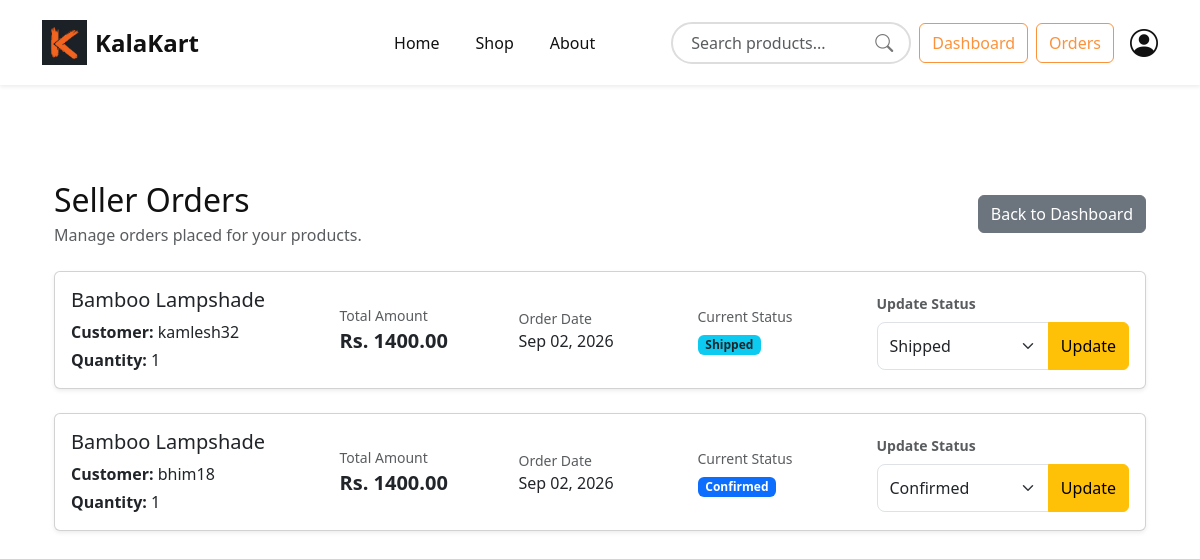
/orders/seller-orders/ (signed in), run on the app's committed database.
### orders/models.py (models this page shows, shortened)
class Order(models.Model):
    STATUS_CHOICES = (
        ("pending", "Pending"),
        ("confirmed", "Confirmed"),
        ("shipped", "Shipped"),
        ("delivered", "Delivered"),
        ("cancelled", "Cancelled"),
    )
    user = models.ForeignKey(
        settings.AUTH_USER_MODEL,
        on_delete=models.CASCADE
    )
    product = models.ForeignKey(
        Product,
        on_delete=models.CASCADE
    )
    quantity = models.PositiveIntegerField(
        default=1
    )
    price = models.DecimalField(
        max_digits=10,
        decimal_places=2
    )
    total_price = models.DecimalField(
        max_digits=10,
        decimal_places=2
    )
    status = models.CharField(
        max_length=20,
        choices=STATUS_CHOICES,
        default="pending"
    )
    created_at = models.DateTimeField(
        auto_now_add=True
    )

### products/models.py (models this page shows, shortened)
class Product(models.Model):
    CATEGORY_CHOICES = (
        ('Painting', 'Painting'),
        ('Handicraft', 'Handicraft'),
        ('Jewelry', 'Jewelry'),
        ('Pottery', 'Pottery'),
        ('Home Decor', 'Home Decor'),
        ('Traditional Wear', 'Traditional Wear'),
    )
    seller = models.ForeignKey(
        CustomUser,
        on_delete=models.CASCADE
    )
    name = models.CharField(max_length=200)
    category = models.CharField(
        max_length=50,
        choices=CATEGORY_CHOICES
    )
    description = models.TextField()
    price = models.DecimalField(
        max_digits=10,
        decimal_places=2
    )
    stock = models.PositiveIntegerField()
    image = models.ImageField(
        upload_to='products/'
    )
    created_at = models.DateTimeField(auto_now_add=True)

### accounts/models.py (models this page shows, shortened)
class CustomUser(AbstractUser):
    USER_TYPE = (
        ('customer', 'Customer'),
        ('seller', 'Seller'),
    )
    user_type = models.CharField(
        max_length=10,
        choices=USER_TYPE,
        default='customer'
    )
    phone_number = models.CharField(
        max_length=15,
        blank=True,
        null=True
    )
    address = models.TextField(
        blank=True,
        null=True
    )
    profile_image = models.ImageField(
        upload_to='profiles/',
        blank=True,
        null=True
    )

### orders/views.py (the view)
@login_required
def SellerOrdersView(request):
    if request.user.user_type != "seller":
        messages.error(
            request,
            "Only sellers can access this page."
        )
        return redirect("home")
    orders = Order.objects.filter(
        product__seller=request.user
    ).order_by("-created_at")
    context = {
        "orders": orders,
    }
    return render(
        request,
        "orders/seller_orders.html",
        context
    )

### base_app/context_processors.py (called while the page is built)
def cart_count(request):
    if request.user.is_authenticated:
        items = Cart.objects.filter(user=request.user)
        count = sum(item.quantity for item in items)
    else:
        count = 0
    return {
        "cart_count": count
    }

### Template/orders/seller_orders.html (shortened to what this page needs)
{% extends 'base.html' %}
{% block content %}
<section class="container py-5">
<div class="d-flex justify-content-between align-items-center mb-4">
    <div>
        <h2 class="mb-1">Seller Orders</h2>
        <p class="text-muted mb-0">
            Manage orders placed for your products.
        </p>
    </div>
    <a
        href="{% url 'seller-dashboard' %}"
        class="btn btn-secondary"
    >
        Back to Dashboard
    </a>
</div>
{% if orders %}
    {% for order in orders %}
    <div class="card shadow-sm mb-4">
        <div class="card-body">
            <div class="row align-items-center g-3">
                <div class="col-lg-3 col-md-6">
                    <h5 class="mb-2">
                        {{ order.product.name }}
                    </h5>
                    <p class="mb-1">
                        <strong>Customer:</strong>
                        {{ order.user.username }}
                    </p>
                    <p class="mb-0">
                        <strong>Quantity:</strong>
                        {{ order.quantity }}
                    </p>
                </div>
                <div class="col-lg-2 col-md-6">
                    <small class="text-muted d-block">
                        Total Amount
                    </small>
                    <strong class="fs-5">
                        Rs. {{ order.total_price }}
                    </strong>
                </div>
                <div class="col-lg-2 col-md-6">
                    <small class="text-muted d-block">
                        Order Date
                    </small>
                    <span>
                        {{ order.created_at|date:"M d, Y" }}
                    </span>
                </div>
                <div class="col-lg-2 col-md-6">
                    <small class="text-muted d-block mb-1">
                        Current Status
                    </small>
                    {% if order.status == "pending" %}
                        <span class="badge bg-warning text-dark">
                            Pending
                        </span>
                    {% elif order.status == "confirmed" %}
                        <span class="badge bg-primary">
                            Confirmed
                        </span>
                    {% elif order.status == "shipped" %}
                        <span class="badge bg-info text-dark">
                            Shipped
                        </span>
                    {% elif order.status == "delivered" %}
                        <span class="badge bg-success">
                            Delivered
                        </span>
                    {% elif order.status == "cancelled" %}
                        <span class="badge bg-danger">
                            Cancelled
                        </span>
                    {% endif %}
                </div>
                <div class="col-lg-3 col-md-12">
                    <form
                        method="POST"
                        action="{% url 'update-order-status' order.id %}"
                    >
                        <label class="form-label small text-muted">
                            Update Status
                        </label>
                        <div class="input-group">
                            <select
                                name="status"
                                class="form-select"
                            >
                                <option
                                    value="confirmed"
                                    {% if order.status == "confirmed" %}selected{% endif %}
                                >
                                    Confirmed
                                </option>
                                <option
                                    value="shipped"
                                    {% if order.status == "shipped" %}selected{% endif %}
                                >
                                    Shipped
                                </option>
                            </select>
                            <button
                                type="submit"
                                class="btn btn-warning"
                            >
                                Update
                            </button>
                        </div>
                    </form>
                </div>
            </div>
        </div>
    </div>
    {% endfor %}
{% endif %}
</section>
{% endblock %}

### Static/css/style.css (style rules this page uses)
:root { --bg-color: #ffffff; --navbar-color: #ffffff; --text-color: #111111; --main-color: #fb923c; }
body { background-color: var(--bg-color); color: var(--text-color); transition: 0.3s; }
.form-label { font-weight: 600; }
.form-control, .form-select { height: 48px; border-radius: 8px; }

### data on the page
Order: product.name "Bamboo Lampshade", user.username "kamlesh32", quantity "1", total_price "1400.00", created_at "Sep 02, 2026", shows "Shipped", status "Shipped"
Order: product.name "Bamboo Lampshade", user.username "bhim18", quantity "1", total_price "1400.00", created_at "Sep 02, 2026", shows "Confirmed", status "Confirmed"
